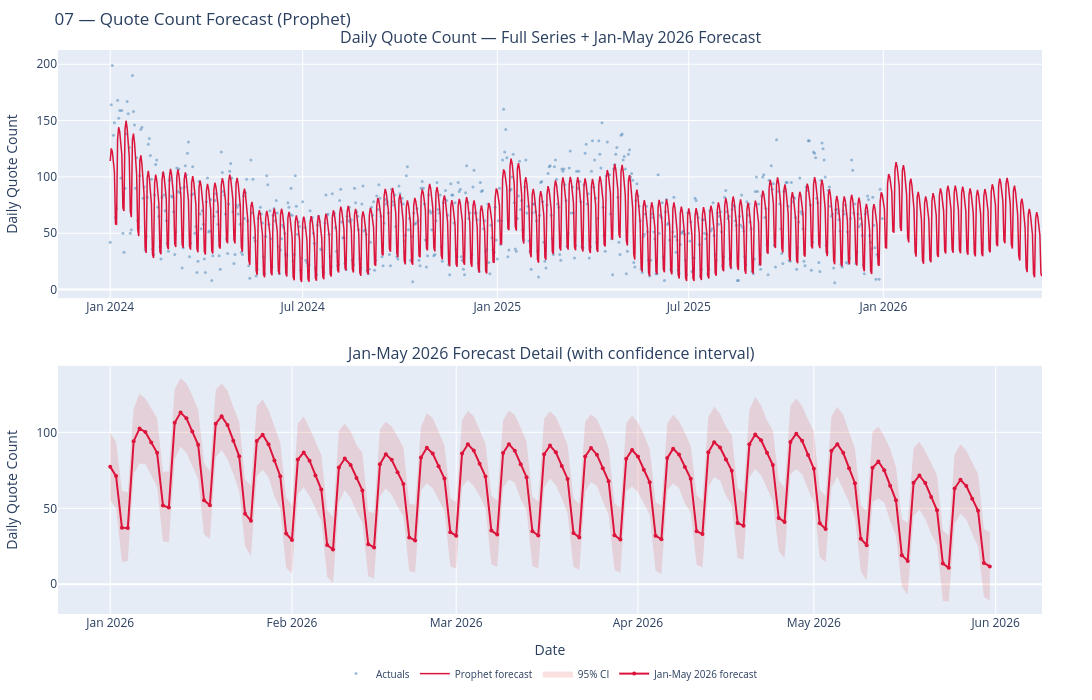

Notebook code cell kept with this figure:
### Code cell
jan_forecast = forecast_quotes[forecast_quotes["ds"] >= "2026-01-01"].copy()
jan_forecast["ds"] = pd.to_datetime(jan_forecast["ds"])

fig = make_subplots(
    rows=2, cols=1,
    subplot_titles=[
        "Daily Quote Count — Full Series + Jan-May 2026 Forecast",
        "Jan-May 2026 Forecast Detail (with confidence interval)"
    ],
    vertical_spacing=0.12
)

# Full series
fig.add_trace(go.Scatter(
    x=df_prophet["ds"], y=df_prophet["y"],
    mode="markers", marker=dict(size=3, color="steelblue", opacity=0.5),
    name="Actuals"
), row=1, col=1)

fig.add_trace(go.Scatter(
    x=forecast_quotes["ds"], y=forecast_quotes["yhat"],
    mode="lines", line=dict(color="crimson", width=1.5),
    name="Prophet forecast"
), row=1, col=1)

# Jan-May 2026 detail
fig.add_trace(go.Scatter(
    x=jan_forecast["ds"].tolist() + jan_forecast["ds"].tolist()[::-1],
    y=jan_forecast["yhat_upper"].tolist() + jan_forecast["yhat_lower"].tolist()[::-1],
    fill="toself", fillcolor="rgba(220,50,50,0.15)",
    line=dict(color="rgba(255,255,255,0)"),
    name="95% CI", showlegend=True
), row=2, col=1)

fig.add_trace(go.Scatter(
    x=jan_forecast["ds"], y=jan_forecast["yhat"],
    mode="lines+markers", line=dict(color="crimson", width=2),
    marker=dict(size=4), name="Jan-May 2026 forecast"
), row=2, col=1)

if len(actuals_jan) > 0:
    fig.add_trace(go.Scatter(
        x=actuals_jan["ds"], y=actuals_jan["y"],
        mode="markers", marker=dict(size=6, color="steelblue", symbol="circle"),
        name="Jan-May 2026 actuals"
    ), row=2, col=1)

fig.update_layout(
    width=1200, height=700,
    title="07 — Quote Count Forecast (Prophet)",
    legend=dict(orientation="h", x=0.5, xanchor="center", y=-0.08, font=dict(size=10)),
    margin=dict(l=50, r=50, t=50, b=50)
)
fig.update_yaxes(title_text="Daily Quote Count", row=1, col=1)
fig.update_yaxes(title_text="Daily Quote Count", row=2, col=1)
fig.update_xaxes(title_text="Date", row=2, col=1)

fig.show()
fig.write_html("./07_quotes_forecast.html")
print("Saved → ./07_quotes_forecast.html")

### Figure 1 — Plotly figure (JSON) as saved in the notebook; plotly's stock layout.template omitted (floating-point values rounded to 4 significant figures; data arrays with more than 128 entries replaced by an {"elided": "..."} marker saying what was removed)
{"data": [{"marker": {"color": "steelblue", "opacity": 0.5, "size": 3}, "mode": "markers", "name": "Actuals", "type": "scatter", "x": {"elided": "731 str values"}, "xaxis": "x", "y": {"elided": "731 int values"}, "yaxis": "y"}, {"line": {"color": "crimson", "width": 1.5}, "mode": "lines", "name": "Prophet forecast", "type": "scatter", "x": {"elided": "882 str values"}, "xaxis": "x", "y": {"elided": "882 float values"}, "yaxis": "y"}, {"fill": "toself", "fillcolor": "rgba(220,50,50,0.15)", "line": {"color": "rgba(255,255,255,0)"}, "name": "95% CI", "showlegend": true, "type": "scatter", "x": {"elided": "302 str values"}, "xaxis": "x2", "y": {"elided": "302 float values"}, "yaxis": "y2"}, {"line": {"color": "crimson", "width": 2}, "marker": {"size": 4}, "mode": "lines+markers", "name": "Jan-May 2026 forecast", "type": "scatter", "x": {"elided": "151 str values"}, "xaxis": "x2", "y": {"elided": "151 float values"}, "yaxis": "y2"}], "layout": {"annotations": [{"font": {"size": 16}, "showarrow": false, "text": "Daily Quote Count — Full Series + Jan-May 2026 Forecast", "x": 0.5, "xanchor": "center", "xref": "paper", "y": 1, "yanchor": "bottom", "yref": "paper"}, {"font": {"size": 16}, "showarrow": false, "text": "Jan-May 2026 Forecast Detail (with confidence interval)", "x": 0.5, "xanchor": "center", "xref": "paper", "y": 0.44, "yanchor": "bottom", "yref": "paper"}], "height": 700, "legend": {"font": {"size": 10}, "orientation": "h", "x": 0.5, "xanchor": "center", "y": -0.08}, "margin": {"b": 50, "l": 50, "r": 50, "t": 50}, "title": {"text": "07 — Quote Count Forecast (Prophet)"}, "width": 1200, "xaxis": {"anchor": "y", "domain": [0, 1]}, "xaxis2": {"anchor": "y2", "domain": [0, 1], "title": {"text": "Date"}}, "yaxis": {"anchor": "x", "domain": [0.56, 1], "title": {"text": "Daily Quote Count"}}, "yaxis2": {"anchor": "x2", "domain": [0, 0.44], "title": {"text": "Daily Quote Count"}}}}
